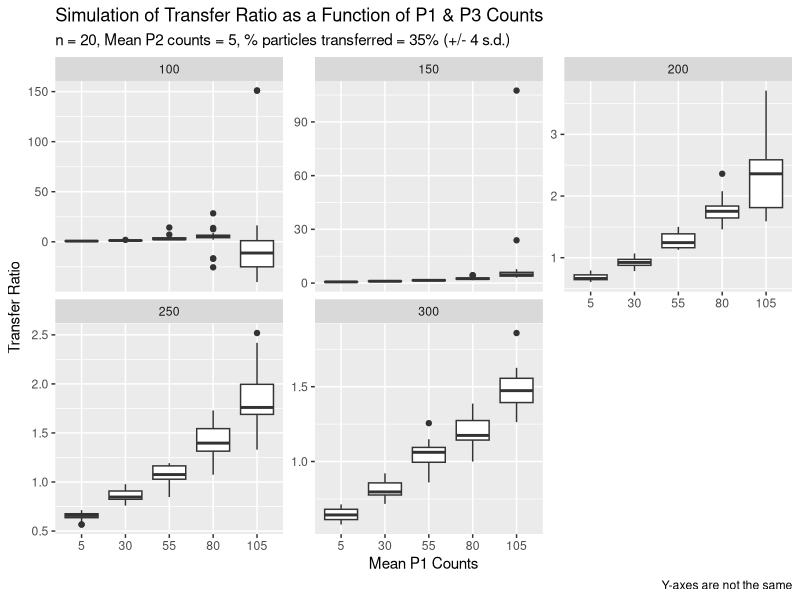
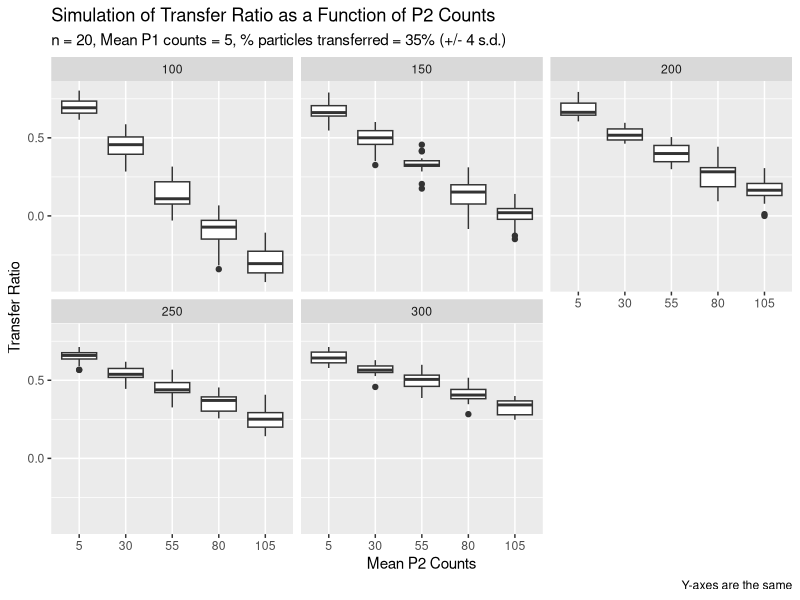

Source code (R) for these figures, in order:
## ---- chunk 1
knitr::opts_chunk$set(echo = TRUE, tidy = TRUE)

library(ggplot2)
library(dplyr)
## ---- chunk 2
# function to produce the starting data
makeData <- function(p1 = 45, p2 = 6, p3 = 120, n = 20, transfer.pc = 35) {
  # create donor background data
  p1.dist = rpois(n, p1)
  
  # low background on receiver
  p2.dist = rpois(n, p2)
  # add some particles
  p3.dist = rpois(n, p3)
  
  # assume 30-40 percent transfer
  trans = round(rnorm(n, transfer.pc, sd = 4))/100
  
  # create modelled data for particulate transfer
  df = data.frame(p1.dist, p2.dist, p3.dist, p4= p1.dist + round(p3.dist*trans), p5 = p1.dist + round(p3.dist*(1-trans)))
  
  return(df)
}
## ---- chunk 3

df.dat = data.frame()
for(p1 in seq(5,105,25)) {
  for(p2 in seq(5,105,25)) {
    for(p3 in seq(100,300,50)) {
      df = makeData(p1, p2, p3)
      if (nrow(df.dat) > 0) {
        tmp = data.frame(p1.m = as.character(p1), p2.m = as.character(p2), p3.m = as.character(p3), df)
        df.dat = rbind(df.dat, tmp)
      } else {
        df.dat = data.frame(p1.m = as.character(p1), p2.m = as.character(p2), p3.m = as.character(p3), df)
      }
    }
  }
}
## ---- chunk 4

# calc transfer ratio
df.dat$tr = (df.dat$p5 - df.dat$p2.dist)/(df.dat$p3.dist - df.dat$p1.dist)

## ---- chunk 5
df.dat %>% filter(p2.m == '5') %>%
ggplot(aes(x = factor(p1.m, levels = c(seq(5,105,25))), y = tr)) + 
  labs(title = "Simulation of Transfer Ratio as a Function of P1 & P3 Counts",
       subtitle = 'n = 20, Mean P2 counts = 5, % particles transferred = 35% (+/- 4 s.d.)',
       x = 'Mean P1 Counts',
       y = 'Transfer Ratio',
       caption = 'Y-axes are not the same') +
  geom_boxplot() +
  facet_wrap(p3.m ~ ., scales = 'free_y')

#ggsave('p1_count_simulation.png')

## ---- chunk 6
df.dat %>% filter(p1.m == 5) %>%
ggplot( aes(x = factor(p2.m, levels = c(seq(5,105,25))), y = tr)) + 
  labs(title = 'Simulation of Transfer Ratio as a Function of P2 Counts',
       subtitle = 'n = 20, Mean P1 counts = 5, % particles transferred = 35% (+/- 4 s.d.)',
       x = 'Mean P2 Counts',
       y = 'Transfer Ratio',
       caption = 'Y-axes are the same') +
  geom_boxplot() +
  facet_wrap(p3.m ~ .)

